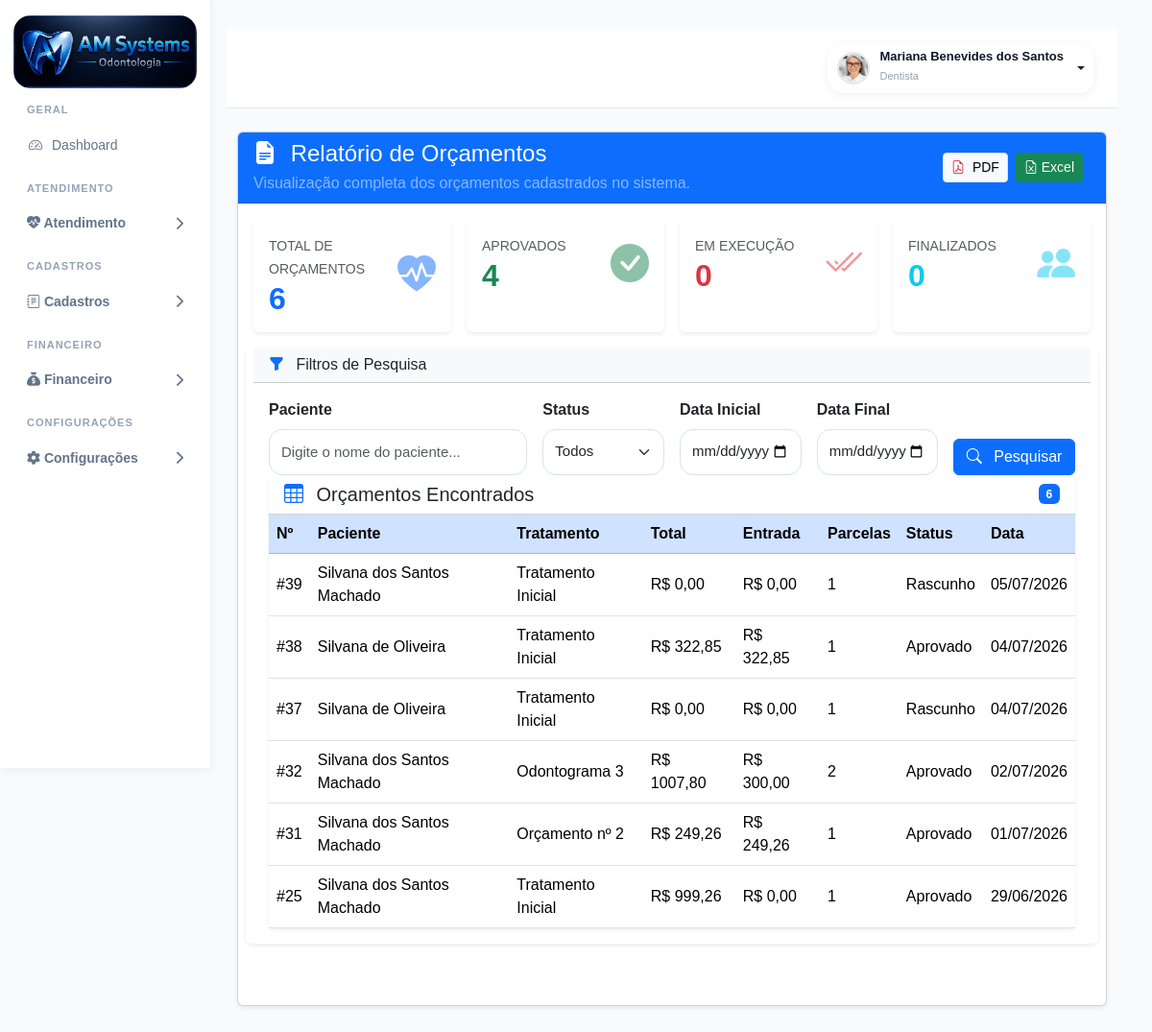
Page /relatorios/orcamentos/ (signed in) on the earlier database version.
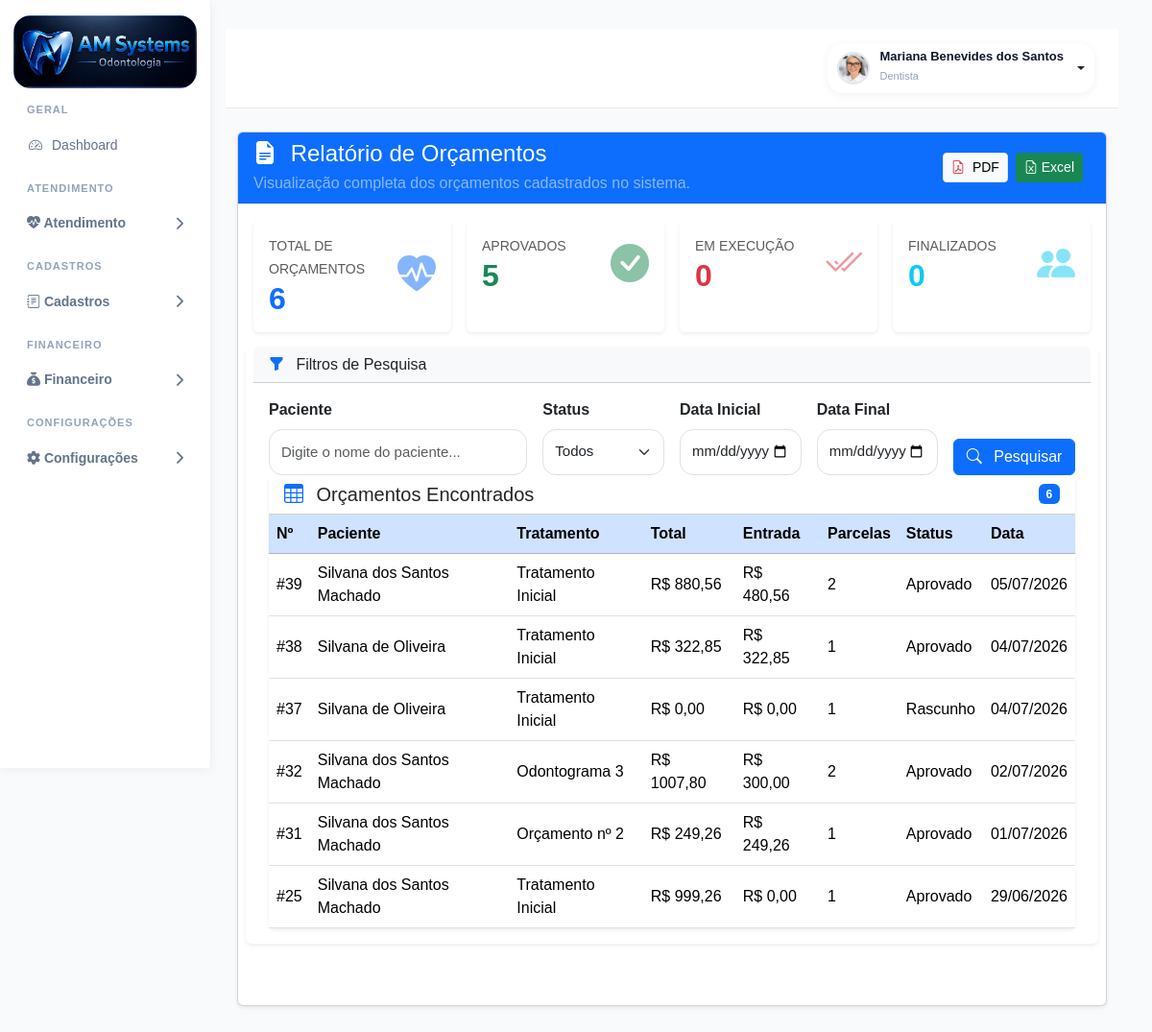
Same page on the later database version.
### accounts/models.py (models this page shows, shortened)
class Orcamento(models.Model):
    paciente = models.ForeignKey(
        Paciente,
        on_delete=models.CASCADE,
        related_name="orcamentos"
    )
    tratamento = models.ForeignKey(
        Tratamento,
        on_delete=models.CASCADE,
        related_name="orcamentos",
        null=True,
        blank=True
    )
    STATUS_CHOICES = (
        ("rascunho", "Rascunho"),
        ("aprovado", "Aprovado"),
        ("em_execucao", "Em Execução"),
        ("finalizado", "Finalizado"),
        ("cancelado", "Cancelado"),
    )
    status = models.CharField(
        max_length=20,
        choices=STATUS_CHOICES,
        default="rascunho"
    )
    desconto = models.DecimalField(
        "Desconto",
        max_digits=10,
        decimal_places=2,
        default=0
    )
    acrescimo = models.DecimalField(
        "Acréscimo",
        max_digits=10,
        decimal_places=2,
        default=0
    )
    entrada = models.DecimalField(
        max_digits=10,
        decimal_places=2,
        default=0
    )
    parcelas = models.PositiveIntegerField(
        default=1
    )
    FORMA_PAGAMENTO = (
        ("dinheiro", "Dinheiro"),
        ("pix", "PIX"),
        ("debito", "Cartão Débito"),
        ("credito", "Cartão Crédito"),
        ("boleto", "Boleto"),
    )
    forma_pagamento = models.CharField(
        max_length=20,
        choices=FORMA_PAGAMENTO,
        default="pix"
    )
    observacoes = models.TextField(
        blank=True,
        null=True
    )
    criado_em = models.DateTimeField(
        auto_now_add=True
    )
    @property
    def subtotal(self):
        return sum(
            (
                item.total
                for item in self.itens.all()
            ),
            Decimal("0.00")
        )
    @property
    def valor_desconto(self):
        valor = (
            self.subtotal *
            (self.desconto or Decimal("0.00"))
        ) / Decimal("100")
        return valor.quantize(
            Decimal("0.01"),
            rounding=ROUND_HALF_UP
        )
    @property
    def valor_acrescimo(self):
        valor = (
            self.subtotal *
            (self.acrescimo or Decimal("0.00"))
        ) / Decimal("100")
        return valor.quantize(
            Decimal("0.01"),
            rounding=ROUND_HALF_UP
        )
    @property
    def total(self):
        total = (
            self.subtotal
            - self.valor_desconto
            + self.valor_acrescimo
        )
        return max(
            total,
            Decimal("0.00")
        ).quantize(
            Decimal("0.01"),
            rounding=ROUND_HALF_UP
        )

class Paciente(models.Model):
    foto = models.ImageField(
        upload_to='pacientes/',
        blank=True,
        null=True
    )
    nome = models.CharField(
        max_length=200
    )
    cpf = models.CharField(
        max_length=14,
        blank=True,
        null=True
    )
    rg = models.CharField(
        max_length=20,
        blank=True,
        null=True
    )
    nascimento = models.DateField(
        blank=True,
        null=True
    )
    genero = models.CharField(
        max_length=20,
        blank=True,
        null=True
    )
    estado_civil = models.CharField(
        max_length=30,
        blank=True,
        null=True
    )
    profissao = models.CharField(
        max_length=100,
        blank=True,
        null=True
    )
    telefone = models.CharField(
        "Telefone",
        max_length=20,
        blank=True,
        null=True,
    )
    whatsapp = models.CharField(
        "WhatsApp",
        max_length=20,
        blank=True,
        null=True,
    )
    email = models.EmailField(
        "E-mail",
        blank=True,
        null=True,
    )
    cep = models.CharField(
        "CEP",
        max_length=10,
        blank=True,
        null=True,
    )
    endereco = models.CharField(
        "Endereço",
        max_length=255,
        blank=True,
        null=True,
    )
    numero = models.CharField(
        "Número",
        max_length=20,
        blank=True,
        null=True,
    )
    complemento = models.CharField(
        "Complemento",
        max_length=100,
        blank=True,
        null=True,
    )
    bairro = models.CharField(
        "Bairro",
        max_length=100,
        blank=True,
        null=True,
    )
    cidade = models.CharField(
        "Cidade",
        max_length=100,
        blank=True,
        null=True,
        db_index=True,
    )
    estado = models.CharField(
        "UF",
        max_length=2,
        blank=True,
        null=True,
    )
    convenio = models.CharField(
        "Convênio",
        max_length=100,
        blank=True,
        null=True,
    )
    carteirinha = models.CharField(
        "Carteirinha",
        max_length=100,
        blank=True,
        null=True,
    )
    alergias = models.TextField(
        "Alergias",
        blank=True,
        null=True,
    )
    medicamentos = models.TextField(
        "Medicamentos em uso",
        blank=True,
        null=True,
    )
    observacoes = models.TextField(
        "Observações",
        blank=True,
        null=True,
    )
    responsavel = models.CharField(
        "Responsável",
        max_length=200,
        blank=True,
        null=True,
    )
    cpf_responsavel = models.CharField(
        "CPF do Responsável",
        max_length=14,
        blank=True,
        null=True,
    )
    telefone_responsavel = models.CharField(
        "Telefone do Responsável",
        max_length=20,
        blank=True,
        null=True,
    )
    dentista = models.ForeignKey(
        User,
        verbose_name="Dentista Responsável",
        on_delete=models.SET_NULL,
        null=True,
        blank=True,
        related_name="pacientes_responsavel",
    )
    ativo = models.BooleanField(
        default=True,
    )
    criado_em = models.DateTimeField(
        auto_now_add=True,
    )
    atualizado_em = models.DateTimeField(
        auto_now=True,
    )

class Tratamento(models.Model):
    STATUS_CHOICES = [
        ("ATIVO", "Ativo"),
        ("ENCERRADO", "Encerrado"),
    ]
    paciente = models.ForeignKey(
        "Paciente",
        on_delete=models.CASCADE,
        related_name="tratamentos"
    )
    dentista = models.ForeignKey(
        User,
        on_delete=models.SET_NULL,
        null=True,
        blank=True,
        related_name="pacientes"
    )
    titulo = models.CharField(
        "Título",
        max_length=150,
        default="Tratamento Inicial"
    )
    status = models.CharField(
        "Status",
        max_length=15,
        choices=STATUS_CHOICES,
        default="ATIVO"
    )
    data_inicio = models.DateField(
        "Data de início",
        default=timezone.now
    )
    data_encerramento = models.DateField(
        "Data de encerramento",
        null=True,
        blank=True
    )
    observacoes = models.TextField(
        "Observações",
        blank=True
    )
    criado_em = models.DateTimeField(
        auto_now_add=True
    )
    atualizado_em = models.DateTimeField(
        auto_now=True
    )
    class Meta:
        verbose_name = "Tratamento"
        verbose_name_plural = "Tratamentos"
        ordering = ["-criado_em"]

class ItemOrcamento(models.Model):
    STATUS_CHOICES = (
        ('existente', 'Existente'),
        ('planejado', 'Planejado'),
        ('andamento', 'Em Andamento'),
        ('realizado', 'Realizado'),
        ('cancelado', 'Cancelado'),
    )
    orcamento = models.ForeignKey(
        Orcamento,
        on_delete=models.CASCADE,
        related_name='itens'
    )
    procedimento = models.ForeignKey(
        Procedimento,
        on_delete=models.SET_NULL,
        null=True
    )
    tipo_local = models.CharField(
        max_length=20,
        choices=TIPO_LOCAL,
        default='dente'
    )
    dente = models.CharField(
        max_length=10,
        blank=True,
        null=True
    )
    face = models.CharField(
        max_length=10,
        blank=True,
        null=True
    )
    posicao_icone = models.CharField(
        max_length=20,
        blank=True,
        null=True,
        choices=Procedimento.POSICOES
    )
    hemi_arcada = models.CharField(
        max_length=20,
        choices=HEMI_CHOICES,
        blank=True,
        null=True
    )
    quantidade = models.IntegerField(
        default=1
    )
    valor_unitario = models.DecimalField(
        max_digits=10,
        decimal_places=2,
        default=0
    )
    status = models.CharField(
        max_length=20,
        choices=STATUS_CHOICES,
        default='planejado'
    )
    @property
    def total(self):
        return self.quantidade * self.valor_unitario

### accounts/views.py (the view)
@login_required
def relatorio_orcamentos(request):
    context = obter_dados_orcamentos(request)
    context.update({
        "config": ConfiguracaoClinica.objects.first(),
        "titulo_relatorio": "RELATÓRIO DE ORÇAMENTOS",
        "data_emissao": timezone.localtime(),
    })
    return render(
        request,
        "accounts/relatorios/orcamentos.html",
        context,
    )

### accounts/permissions.py (called while the page is built)
def tem_permissao(usuario, codigo_modulo, acao="visualizar"):
    if not usuario.is_authenticated:
        return False
    if usuario.is_superuser:
        return True
    if not hasattr(usuario, "perfil"):
        return False
    perfil = usuario.perfil.perfil_acesso
    if perfil is None:
        return False
    if perfil.nome == "Administrador":
        return True
    try:
        modulo = Modulo.objects.get(
            codigo=codigo_modulo.lower(),
            ativo=True
        )
    except Modulo.DoesNotExist:
        return False
    try:
        permissao = Permissao.objects.get(
            perfil=perfil,
            modulo=modulo
        )
    except Permissao.DoesNotExist:
        return False
    if not hasattr(permissao, acao):
        return False
    return getattr(permissao, acao)

### accounts/templatetags/permissions_tags.py (called while the page is built)
@register.simple_tag
def possui_permissao(user, modulo, acao="visualizar"):
    print(
        "TAG:",
        user.username,
        modulo,
        acao
    )
    from accounts.permissions import tem_permissao
    resultado = tem_permissao(user, modulo, acao)
    print("RESULTADO:", resultado)
    return resultado

### accounts/templates/accounts/relatorios/orcamentos.html (shortened to what the changed rows need)
{% extends 'accounts/base.html' %}
{% load static %}
{% block content %}
<div class="container-fluid mt-4">
    <div class="card shadow-sm">
        <div class="card-body">
            <div class="row g-3 mb-4">
                <div class="col-xl-3 col-md-6">
                    <div class="card border-0 shadow-sm h-100">
                        <div class="card-body">
                            <div class="d-flex justify-content-between align-items-center">
                                <div>
                                    <h2 class="fw-bold text-primary mb-0">
                                        {{ total_orcamentos }}
                                    </h2>
                                </div>
                            </div>
                        </div>
                    </div>
                </div>
                <div class="col-xl-3 col-md-6">
                    <div class="card border-0 shadow-sm h-100">
                        <div class="card-body">
                            <div class="d-flex justify-content-between align-items-center">
                                <div>
                                    <small class="text-muted text-uppercase">
                                        Aprovados
                                    </small>
                                    <h2 class="fw-bold text-success mb-0">
                                        {{ orcamentos_aprovados }}
                                    </h2>
                                </div>
                            </div>
                        </div>
                    </div>
                </div>
                <div class="col-xl-3 col-md-6">
                    <div class="card border-0 shadow-sm h-100">
                        <div class="card-body">
                            <div class="d-flex justify-content-between align-items-center">
                                <div>
                                    <h2 class="fw-bold text-danger mb-0">
                                        {{ orcamentos_execucao }}
                                    </h2>
                                </div>
                            </div>
                        </div>
                    </div>
                </div>
                <div class="col-xl-3 col-md-6">
                    <div class="card border-0 shadow-sm h-100">
                        <div class="card-body">
                            <div class="d-flex justify-content-between align-items-center">
                                <div>
                                    <h2 class="fw-bold text-info mb-0">
                                        {{ orcamentos_finalizados }}
                                    </h2>
                                </div>
                            </div>
                        </div>
                    </div>
                </div>
                <div class="card border-0 shadow-sm mb-4">
                    <div class="card-body">
                        <div class="card border-0 shadow-sm">
                            <div class="table-responsive">
                                <table class="table table-hover align-middle mb-0">
                                    <thead class="table-primary">
                                        <tr>
                                            <th>Nº</th>
                                            <th>Paciente</th>
                                            <th>Tratamento</th>
                                            <th>Total</th>
                                            <th>Entrada</th>
                                            <th>Parcelas</th>
                                            <th>Status</th>
                                            <th>Data</th>
                                        </tr>
                                    </thead>
                                    <tbody>
                                        {% for orcamento in orcamentos %}
                                        <tr>
                                            <td>
                                                #{{ orcamento.id }}
                                            </td>
                                            <td>
                                                {{ orcamento.paciente.nome }}
                                            </td>
                                            <td>
                                                {% if orcamento.tratamento %}
                                                {{ orcamento.tratamento.titulo }}
                                                {% else %}
                                                —
                                                {% endif %}
                                            </td>
                                            <td>
                                                R$ {{ orcamento.total }}
                                            </td>
                                            <td>
                                                R$ {{ orcamento.entrada }}
                                            </td>
                                            <td>
                                                {{ orcamento.parcelas }}
                                            </td>
                                            <td>
                                                {{ orcamento.get_status_display }}
                                            </td>
                                            <td>
                                                {{ orcamento.criado_em|date:"d/m/Y" }}
                                            </td>
                                        </tr>
                                        {% empty %}
                                        <tr>
                                            <td colspan="8" class="text-center py-4">
                                                Nenhum orçamento encontrado.
                                            </td>
                                        </tr>
                                        {% endfor %}
                                    </tbody>
                                </table>
                            </div>
                        </div>
                    </div>
                </div>
            </div>
            {% endblock %}

Differences in the rows shown:
changed Orcamento id 39: total "0,00" → "880,56"; entrada "0,00" → "480,56"; parcelas "1" → "2"; status "Rascunho" → "Aprovado"
Other differences:
{{ orcamentos_aprovados }}: "4" → "5"
